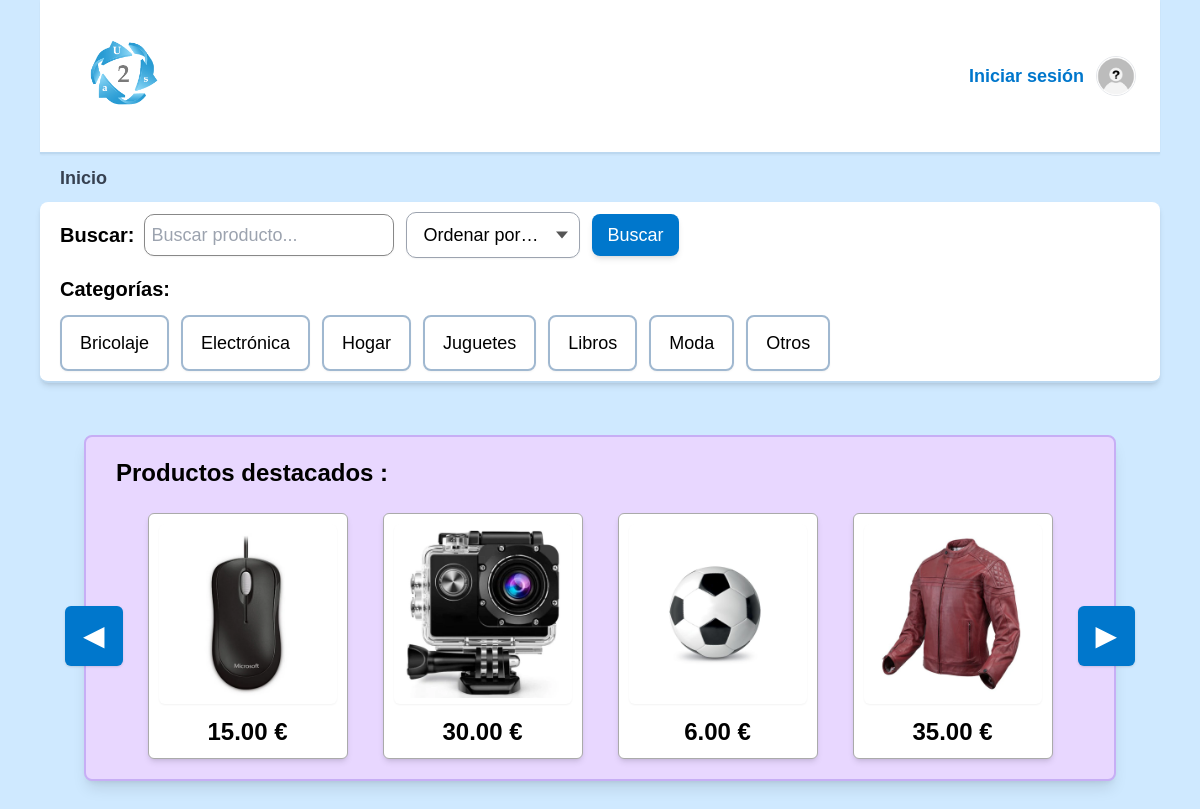
Screenshot of /src/public/index.php with the database file from the repository.
### tables this page shows
CREATE TABLE `categoria` (
  `id` int NOT NULL,
  `nombre` varchar(100) NOT NULL
);

CREATE TABLE `producto` (
  `producto_id` int NOT NULL,
  `usuario_id` int NOT NULL,
  `titulo` varchar(255) NOT NULL,
  `descripcion` text NOT NULL,
  `precio` decimal(10,2) NOT NULL,
  `estado` varchar(50) NOT NULL,
  `imagen` varchar(255) DEFAULT NULL,
  `fecha_publicacion` datetime DEFAULT CURRENT_TIMESTAMP,
  `categoria_id` int NOT NULL
);

### src/app/librerias/Controlador.php (called while the page is built, shortened)
<?php
class Controlador {
    public function modelo($modelo) {
        return new $modelo();
    }
    public function vista($vista, $datos = []) {
        require __DIR__ . "/../vistas/" . $vista . ".php";
    }
}

### src/app/controladores/Paginas.php (called while the page is built, shortened)
<?php
class Paginas extends Controlador
{
    private $categoriaModelo;
    private $productoModelo;
    public function __construct()
    {
        $this->categoriaModelo = $this->modelo("CategoriaModelo");
        $this->productoModelo = $this->modelo("ProductoModelo");
    }
    public function index()
    {
        $contadorFavoritos = 0;
        $contadorNotificaciones = 0;
        $imagenUsuario = "pfp_Anonymous.jpg";
        $categorias = $this->categoriaModelo->obtenerCategorias();
        $categoriaId = isset($_GET['cat']) ? (int) $_GET['cat'] : null;
        $categoriaSeleccionada = null;
        $orden = $_GET['orden'] ?? "";
        if ($categoriaId) {
            $destacados = $this->productoModelo->obtenerDestacadosPorCategoria($categoriaId);
            $idsDestacados = array_column($destacados, 'producto_id');
            $restoProductos = $this->productoModelo->obtenerRestoPorCategoria(
                $categoriaId,
                $idsDestacados,
                $orden
            );
        } else {
            $destacados = $this->productoModelo->obtenerDestacadosInicio();
            $restoProductos = [];
        }
        $datos = [
            "titulo" => "Inicio USA2",
            "contadorFavoritos" => $contadorFavoritos,
            "contadorNotificaciones" => $contadorNotificaciones,
            "imagenUsuario" => $imagenUsuario,
            "categorias" => $categorias,
            "categoriaSeleccionada" => $categoriaSeleccionada,
            "destacados" => $destacados,
            "restoProductos" => $restoProductos,
            "orden" => $orden
        ];
        $this->vista("paginas/inicio", $datos);
    }
}

### src/app/librerias/Core.php (called while the page is built, shortened)
<?php
class Core
{
    protected $metodoActual = "index";
    public function __construct()
    {
        $url = $this->getUrl();
        $this->controladorActual = new $this->controladorActual;
        $this->parametros = $url ? array_values($url) : [];
        call_user_func_array([$this->controladorActual, $this->metodoActual], $this->parametros);
    }
    private function getUrl()
    {
        return [];
    }
}

### src/public/index.php (called while the page is built, shortened)
<?php
$core = new Core();

### src/app/librerias/Db.php (called while the page is built, shortened)
<?php
class Db
{
    private $host = DB_HOST;
    private $usuario = DB_USUARIO;
    private $password = DB_PASSWORD;
    private $nombreBase = DB_NOMBRE;
    private $dbh;
    private $stmt;
    public function __construct()
    {
        if ($this->host === "localhost" || $this->host === "127.0.0.1" || $this->host === "db") {
            $this->host = "db";
        }
        $dsn = "mysql:host=" . $this->host . ";dbname=" . $this->nombreBase . ";charset=utf8";
        $opciones = [
            PDO::ATTR_PERSISTENT => true,
            PDO::ATTR_ERRMODE => PDO::ERRMODE_EXCEPTION
        ];
        try {
            $this->dbh = new PDO($dsn, $this->usuario, $this->password, $opciones);
        } catch (PDOException $e) {
            $this->error = $e->getMessage();
            echo "Error de conexión: " . $this->error;
        }
    }
    public function query($sql)
    {
        $this->stmt = $this->dbh->prepare($sql);
    }
    public function execute()
    {
        return $this->stmt->execute();
    }
    public function registros()
    {
        $this->execute();
        return $this->stmt->fetchAll(PDO::FETCH_ASSOC);
    }
}

### src/app/modelos/CategoriaModelo.php (called while the page is built, shortened)
<?php
class CategoriaModelo
{
    private $db;
    public function __construct()
    {
        $this->db = new Db;
    }
    public function obtenerCategorias()
    {
        $this->db->query("SELECT * FROM categoria ORDER BY nombre ASC");
        $resultado = $this->db->registros();
        $categorias = [];
        foreach ($resultado as $fila) {
            $categorias[] = [
                "id" => $fila['id'],
                "nombre" => $fila['nombre']
            ];
        }
        return $categorias;
    }
}

### src/app/modelos/ProductoModelo.php (called while the page is built, shortened)
<?php
class ProductoModelo
{
    private $db;
    public function __construct()
    {
        $this->db = new Db;
    }
    public function obtenerDestacadosInicio()
    {
        $this->db->query("SELECT * FROM producto ORDER BY RAND() LIMIT 4");
        return $this->db->registros();
    }
}

### src/app/vistas/paginas/inicio.php (the view, shortened to what this page needs)
<?php require RUTA_APP . "/vistas/inc/header.php"; ?>
<script src="https://cdn.tailwindcss.com"></script>
<link rel="stylesheet" href="<?= RUTA_URL ?>/css/index.css">
<nav class="ruta text-xl font-semibold py-4 px-6 text-gray-700">
  Inicio
</nav>
<div class="bloque-superior bg-white border-b-2 border-[#bcd8f0] p-6 rounded-lg shadow-md">
  <form action="<?= isset($_GET['cat']) ? RUTA_URL . '/paginas/index' : RUTA_URL . '/productos/buscar' ?>" method="GET"
    class="busqueda flex flex-col md:flex-row md:items-center gap-4 mb-6">
    <label class="text-xl font-semibold">Buscar:</label>
    <div class="flex gap-3 items-center">
      <div class="relative">
        <input type="text" name="buscar" placeholder="Buscar producto..."
          value="<?= htmlspecialchars($_GET['buscar'] ?? '') ?>" class="search-input border border-gray-400 rounded-lg px-4 py-2 w-72 text-lg
                    focus:outline-none transition-all shadow-sm">
      </div>
      <div class="relative">
        <select name="orden" class="custom-select border border-gray-400 rounded-lg px-4 py-2 text-lg bg-white shadow-sm
                     focus:outline-none transition-all" onchange="this.form.submit()">
          <option value="">Ordenar por…</option>
        </select>
      </div>
      <button type="submit"
        class="bg-[#0077cc] text-white px-6 py-2 rounded-lg hover:bg-[#005fa3] transition shadow-md text-lg">
        Buscar
      </button>
    </div>
  </form>
  <aside class="categorias">
    <h3 class="text-2xl font-bold mb-4">Categorías:</h3>
    <div class="fila-categorias flex flex-wrap gap-4">
      <?php foreach ($datos['categorias'] as $cat): ?>
        <a href="<?= RUTA_URL ?>/paginas/index?cat=<?= htmlspecialchars($cat['id']) ?>">
          <button
            class="px-5 py-3 text-lg bg-white border-2 border-[#a0b8d0] rounded-lg hover:bg-[#e6f2ff] transition shadow-sm">
            <?= htmlspecialchars($cat['nombre']) ?>
          </button>
        </a>
      <?php endforeach; ?>
    </div>
  </aside>
</div>
<main class="px-6 py-8">
  <div
    class="destacados-box bg-[#e8d7ff] border-2 border-[#c7aef5] rounded-xl p-8 shadow-lg w-[calc(100%-40px)] mx-auto">
    <h3 class="text-2xl font-bold mb-6">
      Productos destacados
      <?php if (!empty($datos['categoriaSeleccionada'])): ?>
        en <?= htmlspecialchars($datos['categoriaSeleccionada']) ?>
      <?php endif; ?>:
    </h3>
    <div class="carrusel flex items-center justify-center gap-6">
      <button
        class="flecha izq bg-[#0077cc] text-white text-3xl px-5 py-3 rounded-lg shadow hover:bg-[#005fa3] transition">
        ◀
      </button>
      <div class="productos flex gap-8 overflow-visible w-[calc(200px*4+35px*3)] mx-auto">
        <?php foreach ($datos['destacados'] as $p): ?>
          <a href="<?= RUTA_URL ?>/productos/detalle/<?= $p['producto_id'] ?>"
            class="producto bg-white border border-gray-300 rounded-xl p-4 shadow-md hover:shadow-xl transition transform hover:scale-105 text-center w-[200px]">
            <img src="<?= RUTA_URL ?>/img/productos/<?= $p['imagen'] ?>"
              alt="<?= htmlspecialchars($p['titulo']) ?>"
              class="rounded-lg mb-3 w-full h-[180px] object-contain bg-white p-2 shadow-sm">
            <p class="text-2xl font-bold"><?= $p['precio'] ?> €</p>
          </a>
        <?php endforeach; ?>
      </div>
      <button
        class="flecha der bg-[#0077cc] text-white text-3xl px-5 py-3 rounded-lg shadow hover:bg-[#005fa3] transition">
        ▶
      </button>
    </div>
  </div>
</main>

### src/app/vistas/inc/header.php (shortened to what this page needs)
<script src="https://cdn.tailwindcss.com"></script>
<link rel="stylesheet" href="<?= RUTA_URL ?>/css/index.css">
<header class="bg-white border-b-2 border-[#bcd8f0] px-6 py-4 flex justify-between items-center shadow-sm">
    <div class="logo flex items-center">
        <a href="<?= RUTA_URL ?>/paginas/index">
            <img src="<?= RUTA_URL ?>/img/Logo.png" alt="Logo USA2" class="h-20 w-auto">
        </a>
    </div>
    <div class="header-right flex items-center gap-10 text-lg">
        <?php if (!isset($_SESSION['usuario_id'])): ?>
            <div class="usuario-menu flex items-center gap-3 cursor-pointer">
                <a href="<?= RUTA_URL ?>/usuarios/login" class="text-[#0077cc] font-semibold hover:underline">
                    Iniciar sesión
                </a>
                <img src="<?= RUTA_URL ?>/img/usuarios/pfp_Anonymous.jpg" class="h-10 w-10 rounded-full border"
                    alt="Usuario">
            </div>
        <?php endif; ?>
    </div>
</header>

### src/public/css/index.css (style rules this page uses)
header { background: white; padding: 10px 20px; display: flex; justify-content: space-between; align-items: center; border-bottom: 2px solid #bcd8f0; }
.logo img { height: 120px; width: auto; }
.header-right { display: flex; gap: 20px; font-size: 18px; }
.ruta { padding: 10px 20px; font-size: 18px; }
.bloque-superior { background: white; padding: 10px 20px; border-bottom: 2px solid #bcd8f0; }
.busqueda { display: flex; align-items: center; gap: 10px; margin-bottom: 15px; }
.busqueda input { padding: 6px; width: 250px; border: 1px solid #888; }
.busqueda button { padding: 7px 15px; background: #0077cc; color: white; border: none; cursor: pointer; }
.categorias h3 { margin-top: 0; font-size: 20px; margin-bottom: 10px; }
.fila-categorias { display: flex; gap: 12px; }
.fila-categorias button { padding: 12px 18px; font-size: 18px; background: #ffffff; border: 2px solid #a0b8d0; cursor: pointer; }
main { margin-left: 0; padding: 20px; }
.destacados-box { background: #e8d7ff; padding: 20px; border: 2px solid #c7aef5; border-radius: 8px; width: calc(100% - 40px); margin: 20px auto 0 auto; text-align: center; }
.destacados-box h3 { text-align: left; margin-left: 10px; }
.productos { display: flex; justify-content: center; flex-wrap: wrap; gap: 35px; width: 100%; }
.producto { background: white; padding: 10px; width: 200px; text-align: center; border: 1px solid #aaa; border-radius: 6px; text-decoration: none; color: black; transition: transform 0.2s ease; }
.producto img { width: 100%; height: 180px; object-fit: contain; background: white; border-radius: 6px; padding: 5px; }
.usuario-menu { position: relative; cursor: pointer; font-size: 18px; color: #0077cc; display: flex; align-items: center; }
.carrusel { display: flex; align-items: center; justify-content: center; gap: 25px; width: 100%; margin-top: 20px; }
.flecha { background: #0077cc; color: white; border: none; font-size: 28px; padding: 12px 18px; cursor: pointer; border-radius: 6px; }
.carrusel .productos { display: flex; flex-wrap: nowrap; gap: 35px; overflow: visible; width: calc(200px * 4 + 35px * 3); scroll-behavior: smooth; margin: 0 auto; }
.search-input { border-radius: 10px; transition: box-shadow .25s, border-color .25s; }
.custom-select { appearance: none; padding-right: 40px; border-radius: 10px; transition: box-shadow .25s, border-color .25s; }

### rows the page displays
categoria: nombre "Bricolaje"
categoria: nombre "Electrónica"
categoria: nombre "Hogar"
categoria: nombre "Juguetes"
categoria: nombre "Libros"
categoria: nombre "Moda"
categoria: nombre "Otros"
producto: imagen (picture), precio "15.00"
producto: imagen (picture), precio "30.00"
producto: imagen (picture), precio "6.00"
producto: imagen (picture), precio "35.00"
